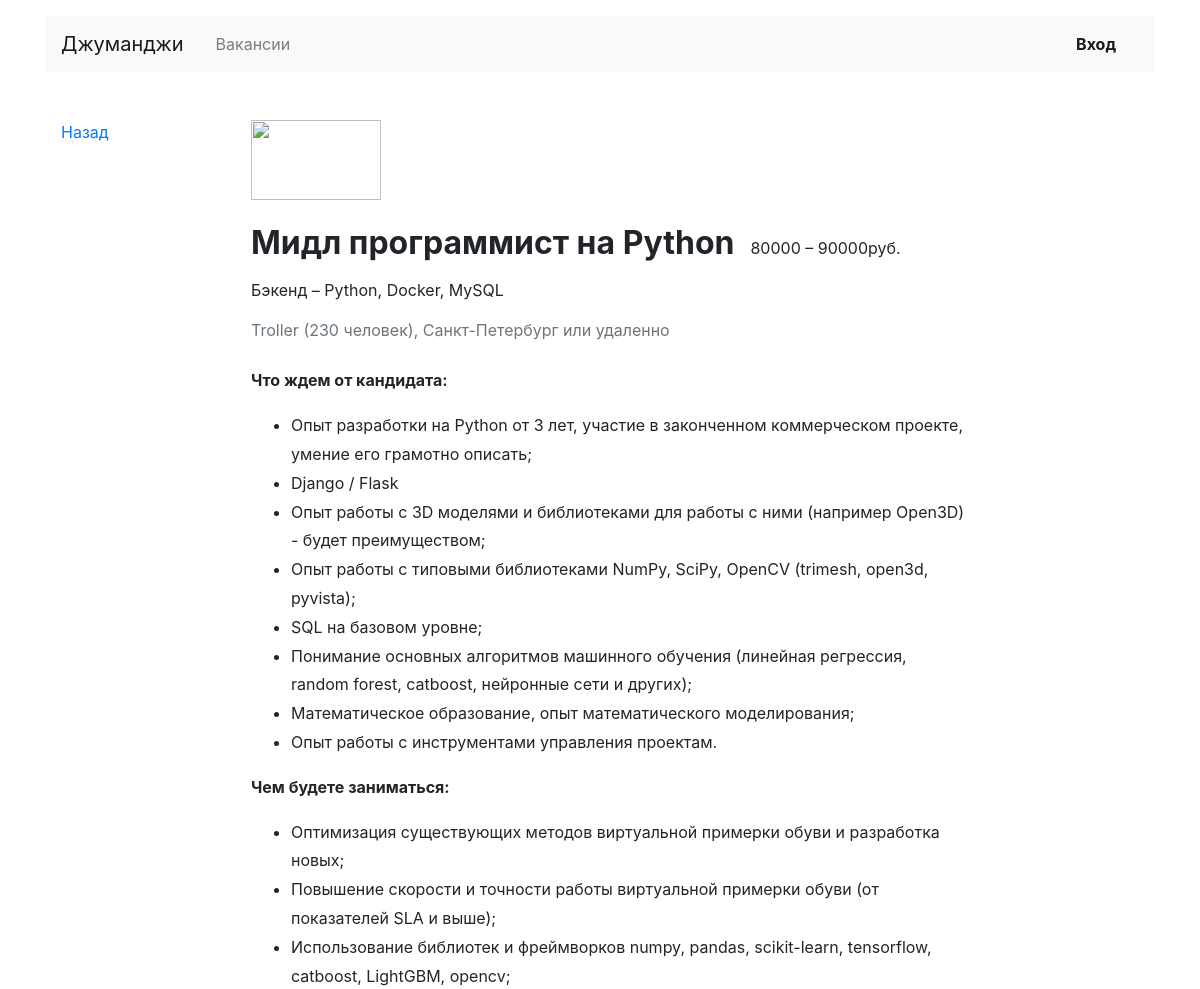
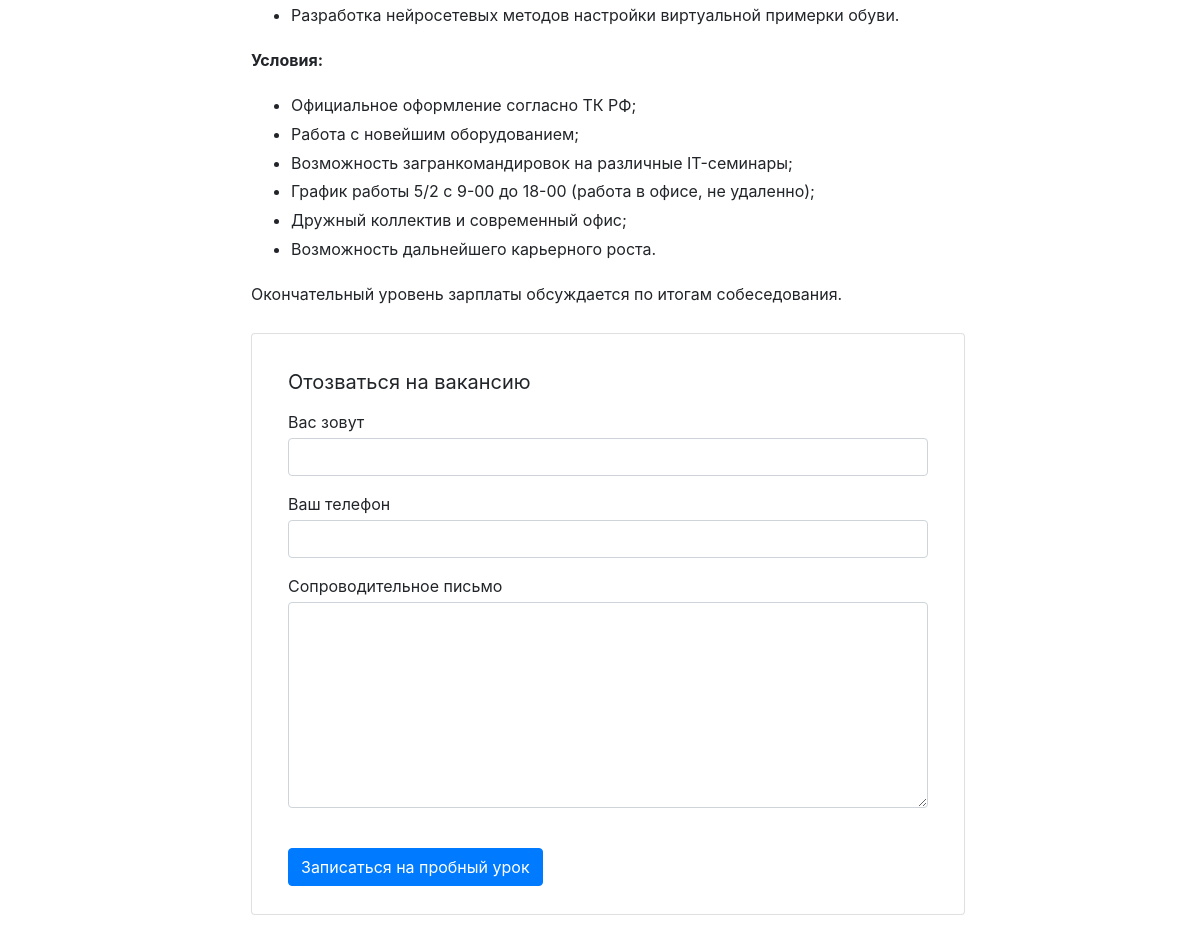
The app's page /vacancies/4/ with its own data (2 pictures, top to bottom).
### jobs/models.py (models this page shows)
class Vacancy(models.Model):
    id = models.IntegerField(primary_key=True)
    title = models.CharField(max_length=64)
    specialty = models.ForeignKey(Specialty, on_delete=models.CASCADE, related_name="vacancies")
    company = models.ForeignKey(Company, on_delete=models.CASCADE, related_name="vacancies")
    skills = models.CharField(max_length=64)
    description = models.TextField()
    salary_min = models.IntegerField()
    salary_max = models.IntegerField()
    published_at = models.DateField()

class Specialty(models.Model):
    code = models.CharField(max_length=64, unique=True)
    title = models.CharField(max_length=64)
    picture = models.URLField(default='https://place-hold.it/100x60')

class Company(models.Model):
    id = models.IntegerField(primary_key=True)
    name = models.CharField(max_length=64)
    location = models.CharField(max_length=64)
    logo = models.URLField(default='https://place-hold.it/100x60')
    description = models.TextField()
    employee_count = models.IntegerField()
    owner = models.OneToOneField(User, null=True, on_delete=models.CASCADE, related_name='company')

### jobs/views.py (the view)
# urls.py: path('vacancies/<int:id>/', vacancy_view, name='vacancy'),
def vacancy_view(request: WSGIRequest, id):
    try:
        vacancies = Vacancy.objects.get(id=id)
    except Vacancy.DoesNotExist:
        raise Http404
    return render(request, 'vacancy.html', context={
        'vacancies': vacancies,
    })

### jobs/templates/vacancy.html
  {% extends 'base.html' %}
  {% block content %}
  <main class="container mt-3 pb-5">
    <div class="row mt-5">
      <div class="col-12 col-lg-2">
        <div class="pl-3 mb-5">
          <p><a href="javascript:history.go(-1);">Назад</a></p>
        </div>
      </div>
      <div class="col-12 col-lg-8">
        <section class="pl-3">
          <a href="#"><img src="https://place-hold.it/130x80" width="130" height="80" alt=""></a>
          <div class="d-flex align-items-baseline align-content-baseline">
            <h1 class="h2 mt-4 font-weight-bold" >{{ vacancies.title }}</h1>
            <p class="m-0 pl-3">{{ vacancies.salary_min }} – {{ vacancies.salary_max }}руб.</p>
          </div>
          <p class="mt-2">{{ vacancies.specialty.title }} – {{ vacancies.skills }}</p>
          <p class="text-muted mb-4">{{ vacancies.company.name }} ({{ vacancies.company.employee_count }} человек), {{ vacancies.company.location }} или удаленно</p>
          <div style="line-height: 1.8;">
          {{ vacancies.description|safe }}
          </div>
          <form action="/echo" class="card mt-4 mb-3" enctype="multipart/form-data">
            <div class="card-body mx-3">
              <p class="h5 mt-3 font-weight-normal">Отозваться на вакансию</p>
              <div class="form-group">
                <label class="mb-1 mt-2" for="userName">Вас зовут</label>
                <input class="form-control" type="text" placeholder="" id="userName">
              </div>
              <div class="form-group">
                <label class="mb-1" for="userPhone">Ваш телефон</label>
                <input class="form-control" type="tel" placeholder="" id="userPhone">
              </div>
              <div class="form-group">
                <label class="mb-1" for="userMsg" >Сопроводительное письмо</label>
                <textarea class="form-control" rows="8" id="userMsg"></textarea>
              </div>
              <input type="submit" class="btn btn-primary mt-4 mb-2" value="Записаться на пробный урок">
            </div>
          </form>
        </section>
      </div>
    </div>
  </main>
  {% endblock %}

### records on screen
Vacancy: title "Мидл программист на Python", salary_min "80000", salary_max "90000", specialty "Бэкенд", skills "Python, Docker, MySQL", company.name "Troller", company.employee_count "230", company.location "Санкт-Петербург", description "Что ждем от кандидата: Опыт разработки на Python от 3 лет, участие в законченном коммерческом проекте, умение его грамотно описать; Django / Flask Опыт работы с 3D моделями и библиотеками для работы с ними (например Open3D) - будет преимуществом; Опыт работы с типовыми библиотеками NumPy, SciPy, OpenCV (trimesh, open3d, pyvista); SQL на базовом уровне; Понимание основных алгоритмов машинного обучения (линейная регрессия, random forest, catboost, нейронные сети и других); Математическое образование, опыт математического моделирования; Опыт работы с инструментами управления проектам. Чем будете заниматься: Оптимизация существующих методов виртуальной примерки обуви и разработка новых;…"
